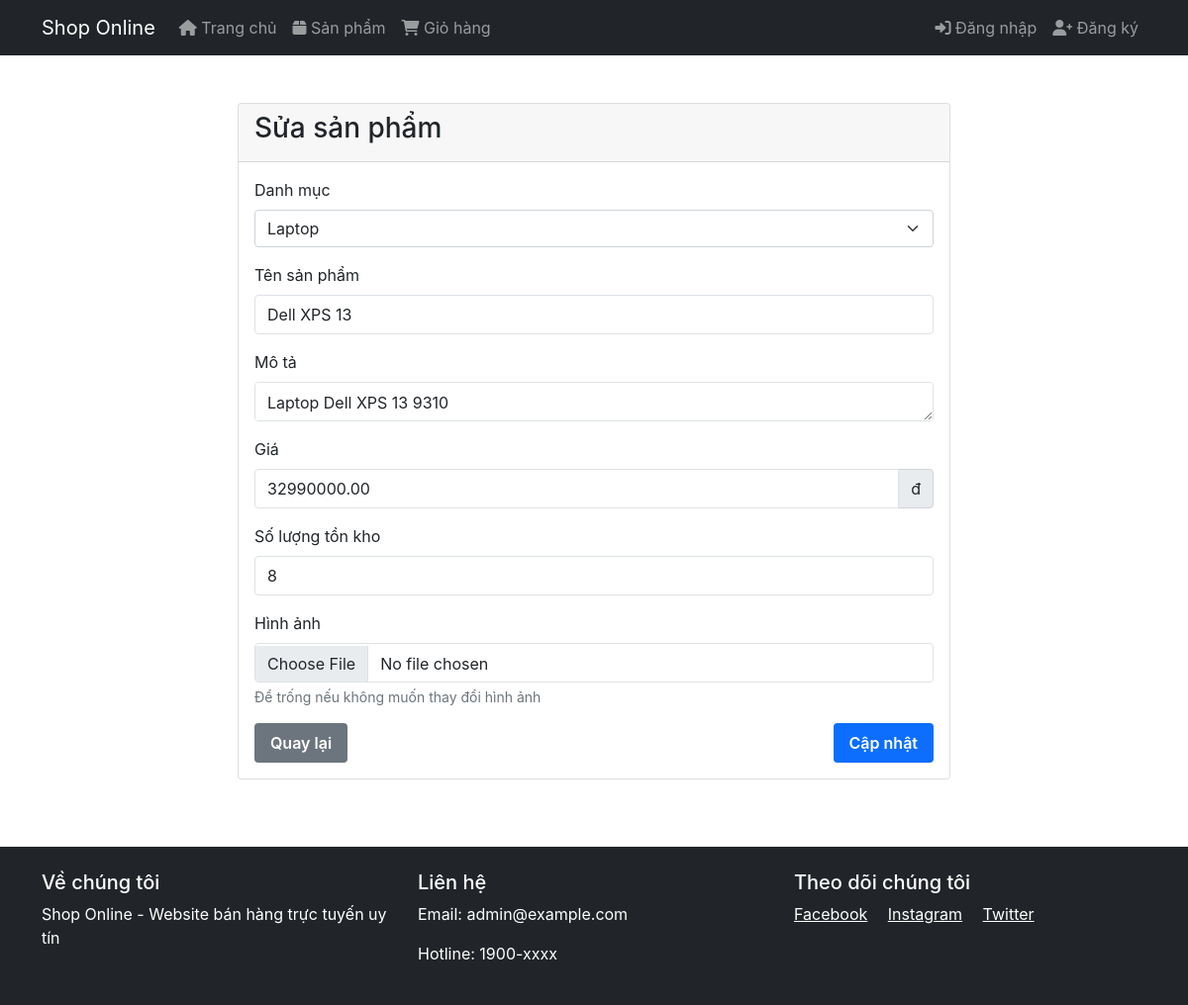
The app's page /product/edit/4 with its own data.
### tables this page shows
CREATE TABLE products (
    id INT AUTO_INCREMENT PRIMARY KEY,
    category_id INT NOT NULL,
    name VARCHAR(200) NOT NULL,
    description TEXT,
    price DECIMAL(10,2) NOT NULL,
    stock INT NOT NULL DEFAULT 0,
    image VARCHAR(255),
    created_at TIMESTAMP DEFAULT CURRENT_TIMESTAMP,
    updated_at TIMESTAMP DEFAULT CURRENT_TIMESTAMP ON UPDATE CURRENT_TIMESTAMP,
    FOREIGN KEY (category_id) REFERENCES categories(id) ON DELETE CASCADE
);

CREATE TABLE categories (
    id INT AUTO_INCREMENT PRIMARY KEY,
    name VARCHAR(100) NOT NULL,
    description TEXT,
    created_at TIMESTAMP DEFAULT CURRENT_TIMESTAMP,
    updated_at TIMESTAMP DEFAULT CURRENT_TIMESTAMP ON UPDATE CURRENT_TIMESTAMP
);

### app/controllers/ProductController.php (called while the page is built, shortened)
<?php
class ProductController extends Controller {
    private $productModel;
    private $categoryModel;
    public function __construct() {
        $this->productModel = $this->model('Product');
        $this->categoryModel = $this->model('Category');
    }
    public function edit($id) {
        $product = $this->productModel->getById($id);
        $categories = $this->categoryModel->getAll();
        $this->view('products/edit', [
            'product' => $product,
            'categories' => $categories
        ]);
    }
}

### app/core/Database.php (called while the page is built, shortened)
<?php
class Database {
    private $host = DB_HOST;
    private $user = DB_USER;
    private $pass = DB_PASS;
    private $dbname = DB_NAME;
    private $dbh;
    public function __construct() {
        $dsn = 'mysql:host=' . $this->host . ';dbname=' . $this->dbname;
        $options = array(
            PDO::ATTR_PERSISTENT => true,
            PDO::ATTR_ERRMODE => PDO::ERRMODE_EXCEPTION,
            PDO::ATTR_DEFAULT_FETCH_MODE => PDO::FETCH_OBJ,
            PDO::ATTR_EMULATE_PREPARES => false
        );
        try {
            $this->dbh = new PDO($dsn, $this->user, $this->pass, $options);
        } catch(PDOException $e) {
            $this->error = $e->getMessage();
            throw new Exception("Database connection failed: " . $this->error);
        }
    }
    public function query($sql, $params = []) {
        try {
            $this->stmt = $this->dbh->prepare($sql);
            if (!empty($params)) {
                foreach ($params as $param => $value) {
                    $type = PDO::PARAM_STR;
                    $this->stmt->bindValue($param, $value, $type);
                }
            }
            $this->stmt->execute();
            return $this->stmt;
        } catch (PDOException $e) {
            $this->error = $e->getMessage();
            error_log("Database error: " . $this->error);
            return false;
        }
    }
}

### app/core/Model.php (called while the page is built, shortened)
<?php
class Model {
    public function __construct() {
        $this->db = new Database;
    }
}

### app/models/Product.php (called while the page is built, shortened)
<?php
class Product extends Model {
    private $table = 'products';
    public function getById($id) {
        $sql = "SELECT p.*, c.name as category_name
                FROM {$this->table} p
                LEFT JOIN categories c ON p.category_id = c.id
                WHERE p.id = :id";
        $stmt = $this->db->query($sql, ['id' => $id]);
        return $stmt ? $stmt->fetch() : null;
    }
}

### app/models/Category.php (called while the page is built, shortened)
<?php
class Category extends Model {
    private $table = 'categories';
    public function getAll() {
        $sql = "SELECT * FROM {$this->table} ORDER BY created_at DESC";
        $stmt = $this->db->query($sql);
        return $stmt ? $stmt->fetchAll() : [];
    }
}

### app/views/products/edit.php (the view, shortened to what this page needs)
<?php require_once 'app/views/templates/header.php'; ?>
<div class="container mt-4">
    <div class="row">
        <div class="col-md-8 offset-md-2">
            <div class="card">
                <div class="card-header">
                    <h3 class="card-title">Sửa sản phẩm</h3>
                </div>
                <div class="card-body">
                    <form action="<?= BASE_URL ?>/product/update/<?= $product->id ?>" method="POST" enctype="multipart/form-data">
                        <div class="mb-3">
                            <label for="category_id" class="form-label">Danh mục</label>
                            <select class="form-select <?= isset($errors['category_id']) ? 'is-invalid' : '' ?>"
                                    id="category_id" name="category_id">
                                <?php foreach ($categories as $category): ?>
                                    <option value="<?= $category->id ?>" <?= $product->category_id == $category->id ? 'selected' : '' ?>>
                                        <?= htmlspecialchars($category->name) ?>
                                    </option>
                                <?php endforeach; ?>
                            </select>
                        </div>
                        <div class="mb-3">
                            <label for="name" class="form-label">Tên sản phẩm</label>
                            <input type="text" class="form-control <?= isset($errors['name']) ? 'is-invalid' : '' ?>"
                                   id="name" name="name" value="<?= htmlspecialchars($product->name) ?>">
                        </div>
                        <div class="mb-3">
                            <label for="description" class="form-label">Mô tả</label>
                            <textarea class="form-control" id="description" name="description" rows="3"><?= htmlspecialchars($product->description) ?></textarea>
                        </div>
                        <div class="mb-3">
                            <label for="price" class="form-label">Giá</label>
                            <div class="input-group">
                                <input type="number" class="form-control <?= isset($errors['price']) ? 'is-invalid' : '' ?>"
                                       id="price" name="price" min="0" step="1000" value="<?= $product->price ?>">
                                <span class="input-group-text">đ</span>
                            </div>
                        </div>
                        <div class="mb-3">
                            <label for="stock" class="form-label">Số lượng tồn kho</label>
                            <input type="number" class="form-control <?= isset($errors['stock']) ? 'is-invalid' : '' ?>"
                                   id="stock" name="stock" min="0" value="<?= $product->stock ?>">
                        </div>
                        <div class="mb-3">
                            <label for="image" class="form-label">Hình ảnh</label>
                            <input type="file" class="form-control" id="image" name="image" accept="image/*">
                            <div class="form-text">Để trống nếu không muốn thay đổi hình ảnh</div>
                        </div>
                        <div class="d-flex justify-content-between">
                            <a href="<?= BASE_URL ?>/product" class="btn btn-secondary">Quay lại</a>
                            <button type="submit" class="btn btn-primary">Cập nhật</button>
                        </div>
                    </form>
                </div>
            </div>
        </div>
    </div>
</div>
<?php require_once 'app/views/templates/footer.php'; ?>

### public/css/design-system.css (style rules this page uses)
:root { --primary: #0D6EFD; --success: #198754; --warning: #FFC107; --danger: #DC3545; --dark: #212529; --light: #F8F9FA; --white: #FFFFFF; }
body { font-family: 'Inter', sans-serif; font-size: 16px; color: var(--dark); line-height: 1.5; }
.form-control { height: 40px; padding: 8px 12px; border-radius: 4px; border: 1px solid #DEE2E6; font-size: 16px; width: 100%; transition: all 0.2s ease; }
.btn { height: 40px; padding: 8px 16px; border-radius: 4px; font-size: 16px; font-weight: 600; border: none; cursor: pointer; transition: all 0.2s ease; }
.btn-primary { background: var(--primary); color: var(--white); }

### public/css/style.css (style rules this page uses)
body { min-height: 100vh; display: flex; flex-direction: column; }
.card { transition: transform 0.2s; margin-bottom: 20px; }

### records on screen
products: category_id "Laptop", name "Dell XPS 13", description "Laptop Dell XPS 13 9310", price "32990000.00", stock "8"

### other values on screen
SITE_NAME "Shop Online"
ADMIN_EMAIL "admin@example.com"
